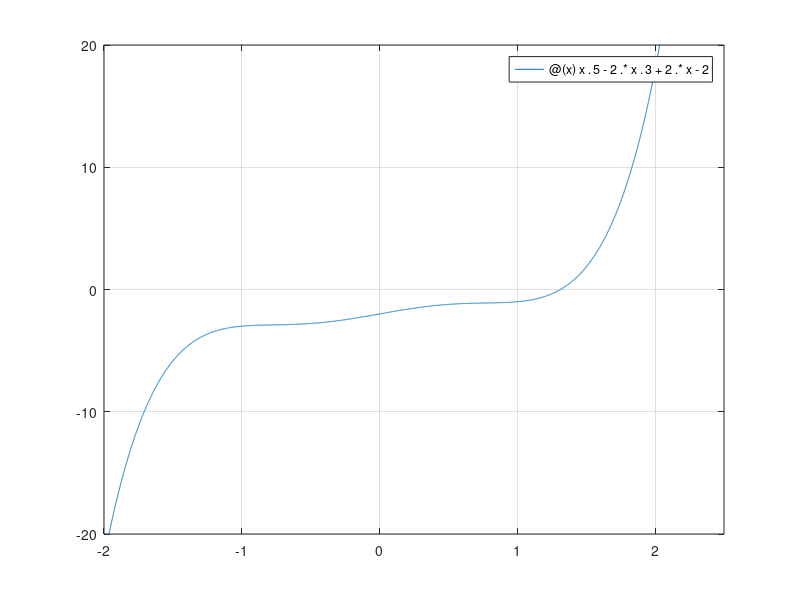

Write the MATLAB code that produced this figure. (Note: this script raises an error after producing the figure.)
clc 
clear

fprintf("Ülesanne 1.\n")
fprintf("a) Funktsiooni graafiline kujutis\n")
figure(1)
fplot(@(x) x.^5 - 2.*x.^3 + 2.*x - 2)
xlim([-2, 2.5])
ylim([-20, 20])
grid on

g = @(x) nthroot(2.*x.^3 - 2.*x + 2, 5);
x_init  = 1.1;
tol      = 1.0E-6;
max_iter = 1000;
[~, ~] = him(g, x_init, tol, max_iter);

fprintf("\nÜlesanne 2.")
c = [-4, 3, 6, 1, 0, -7];
fprintf("||c||_2   = %.6f\n", norm(c, 2))
fprintf("||c||_1   = %.6f\n", norm(c, 1))
fprintf("||c||_inf = %.6f\n", norm(c, inf))

fprintf("\nÜlesanne 3.")

A = [-5 3; 2 -1];
B = [4 -2; 7  0];

C = A .* B;
disp(C)
fprintf("B(2,1) = %.4f\n", B(2, 1))

fprintf("\nÜlesanne 4.")
y = @(x) x.^3 - 2.*x.^2 + 7;
fprintf("y(5) = %f\n", y(5))
x = [0, 1, 4, 3];
y(x)

fprintf("\nÜlesanne 5.")
F = @(z) [  z(1)^2 - 2*z(2) + 4;
            z(2)^2 - z(1)^4 + 4*z(1) - 1 ];
syms x y
jacobian([x^2 - 2*y + 4, y^2 - x^4 + 4*x - 1] , [x,y])
dF = @(z) [      2*z(1),     -2;
           4 - 4*z(1)^3, 2*z(2)];

initial_values = {[-1, 2.5]};
epsilon  = 1.0E-6;
max_iter = 1000;
[~, ~] = newton_method(F, dF, initial_values, epsilon, max_iter);

fprintf("\nÜlesanne 6.")
f = @(x,y) cos(x.*y) + 3.*exp(sin(7.*x)) - nthroot(2.*x.^3.*y.^4 + 4, 5);
figure(2)
fimplicit(f)
grid on

figure(3)
x = linspace(-3, 3);
y = linspace(-3, 3);
[X, Y] = meshgrid(x,y);
Z = f(X, Y);
surf(X, Y, Z)

syms x y
F = cos(x*y) + 3*exp(sin(7*x)) - nthroot(2*x^3*y^4 + 4, 5);
dFdx = diff(F, x)
dFdy = diff(F, y)

%%%%%%%%%%%%%%%%%%%%%%%%%%%%%%%%%%%%%%%%%%%%%%%%%%%%%%%%%%%%%%%%%
function [x_uus, count] = him(g, x_init, tol, max_iter)
    % Leiab lahendi hariliku iteratsioonimeetodiga
    % g - iteratsioonifunktsioon
    % x_init - algväärtus
    % tol - tolerants
    % max_iter - maksimaalne iteratsioonide arv

    % Algväärtused
    x_uus  = x_init;
    x_vana = x_init - 1; % Algväärtus, mis erineb x_uus-st
    count  = 0;

    % Iteratsiooniprotsess
    while abs(x_uus - x_vana) >= tol && count < max_iter
        x_vana = x_uus;
        x_uus  = g(x_vana);
        count  = count + 1;
    end

    % Kontroll, kas maksimaalne iteratsioonide arv ületati
    if count >= max_iter
        warning('Maksimaalne iteratsioonide arv ületatud.');
    end

    fprintf('Iterations = %d, Solution = [%.6f, %.6f]\n', count, x_uus, 0.0);
end

function [z, count] = newton_method(F, dF, initial_values, epsilon, max_iter)
    % F - funktsioonide veeruvektor, mille nullkohta otsime
    % dF - jakobiaani maatriks
    % initial_values - alglähendide paarid / ristumispunktid. initial_values={[...],...,[...]}
    % epsilon - täpsus
    % max_iter - maksimaalne iteratsioonide arv

    % Käime läbi iga arvupaari
    for i = 1:length(initial_values)
        z = initial_values{i};
        count = 0;
          
        while norm(F(z), 1) > epsilon && count < max_iter
            z0 = z;
            z  = z0 - dF(z0)^(-1) * F(z0); % Newtoni meetodi eeskiri
            count = count + 1;
        end
          
        fprintf('Set %d: Iterations = %d, Solution = [%.6f, %.6f]\n', i, count, z(1), z(2));
    end
end